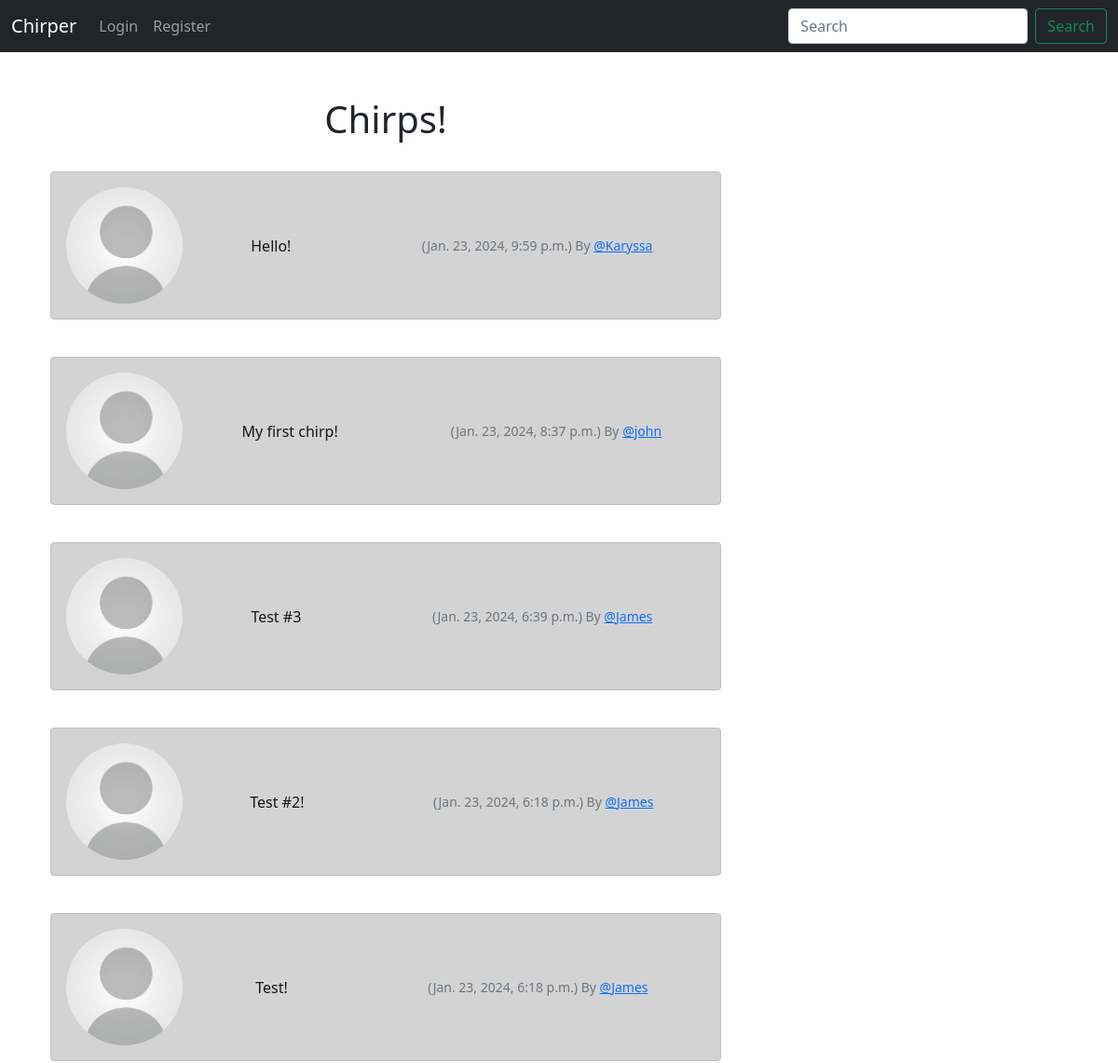
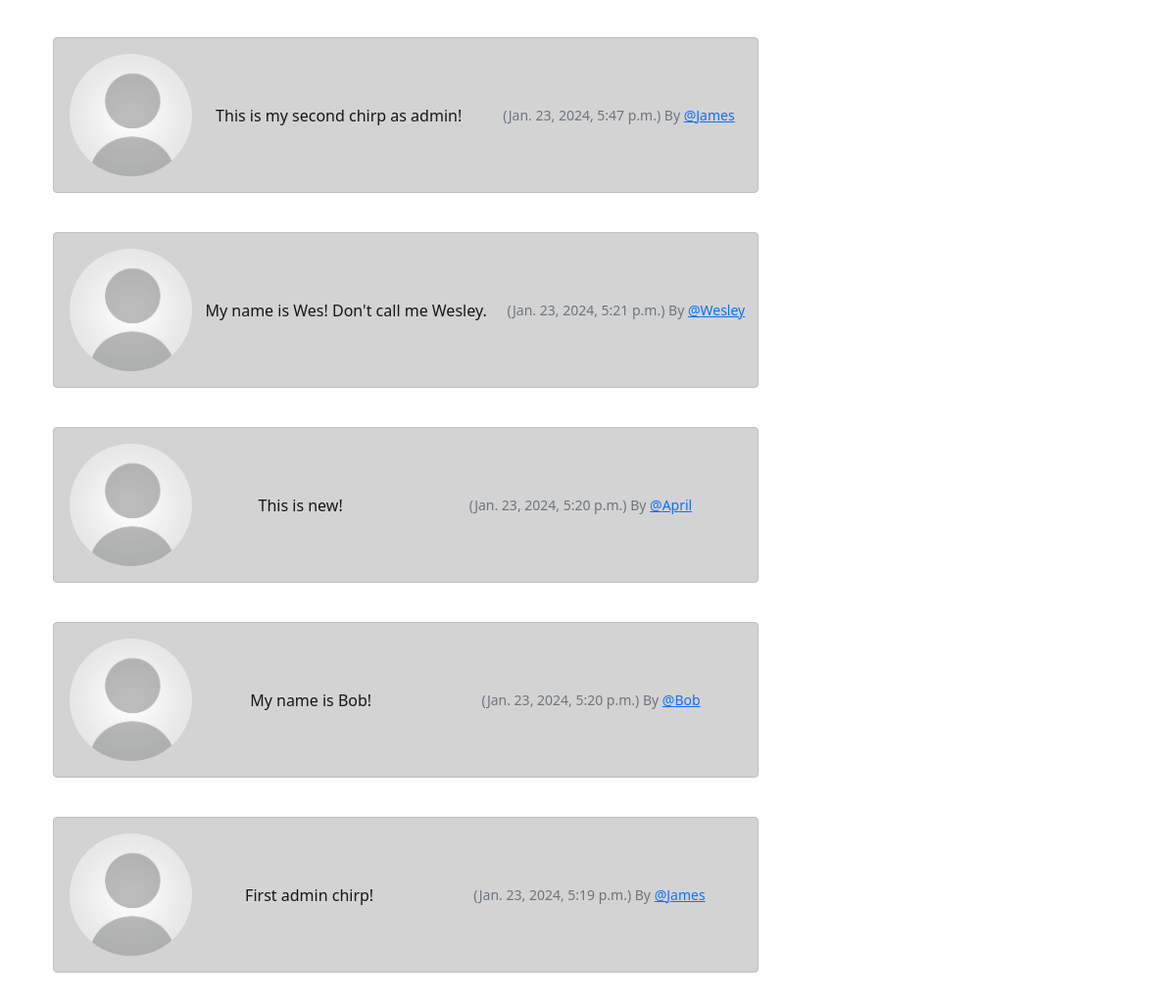
The app's page /, older data (2 pictures, top to bottom).
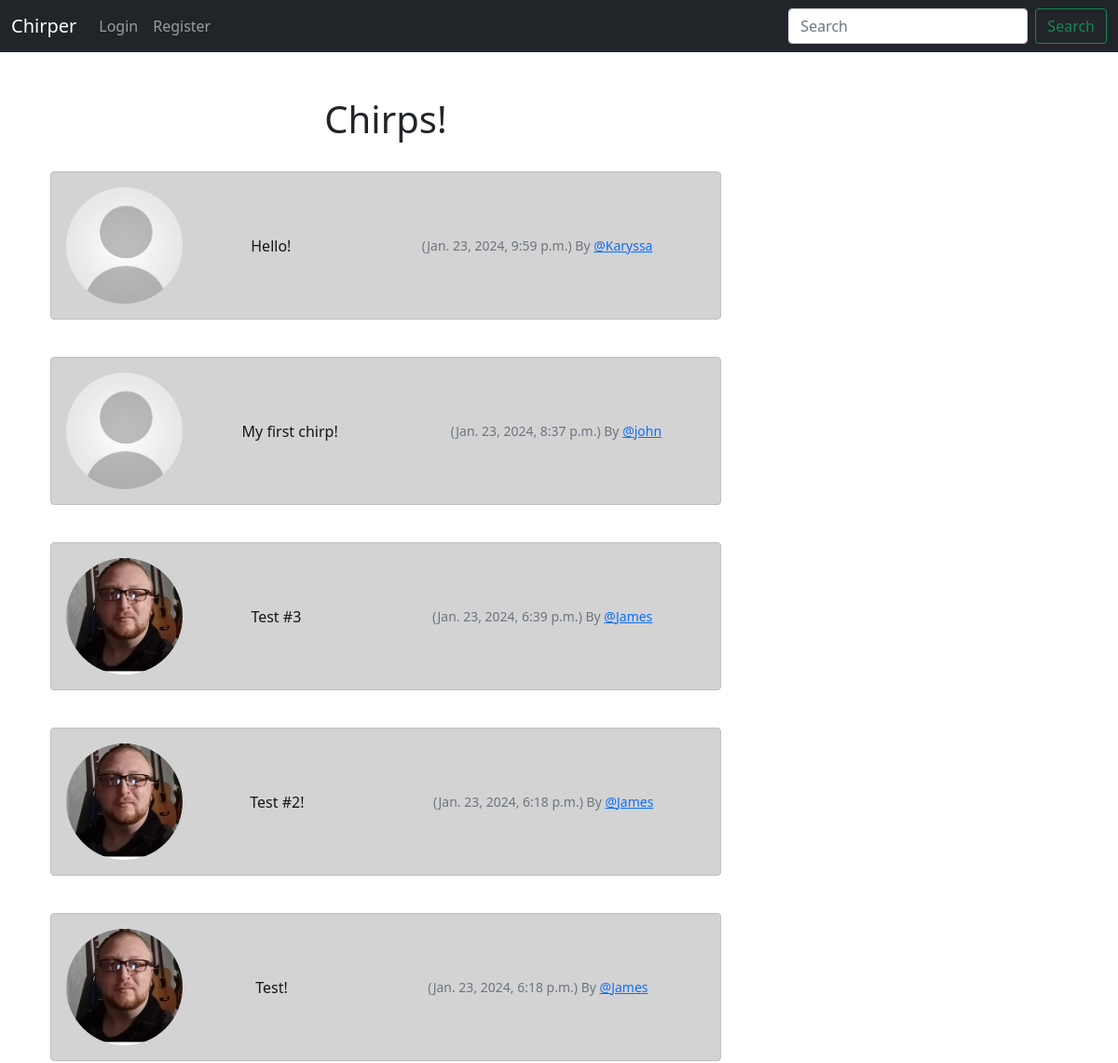
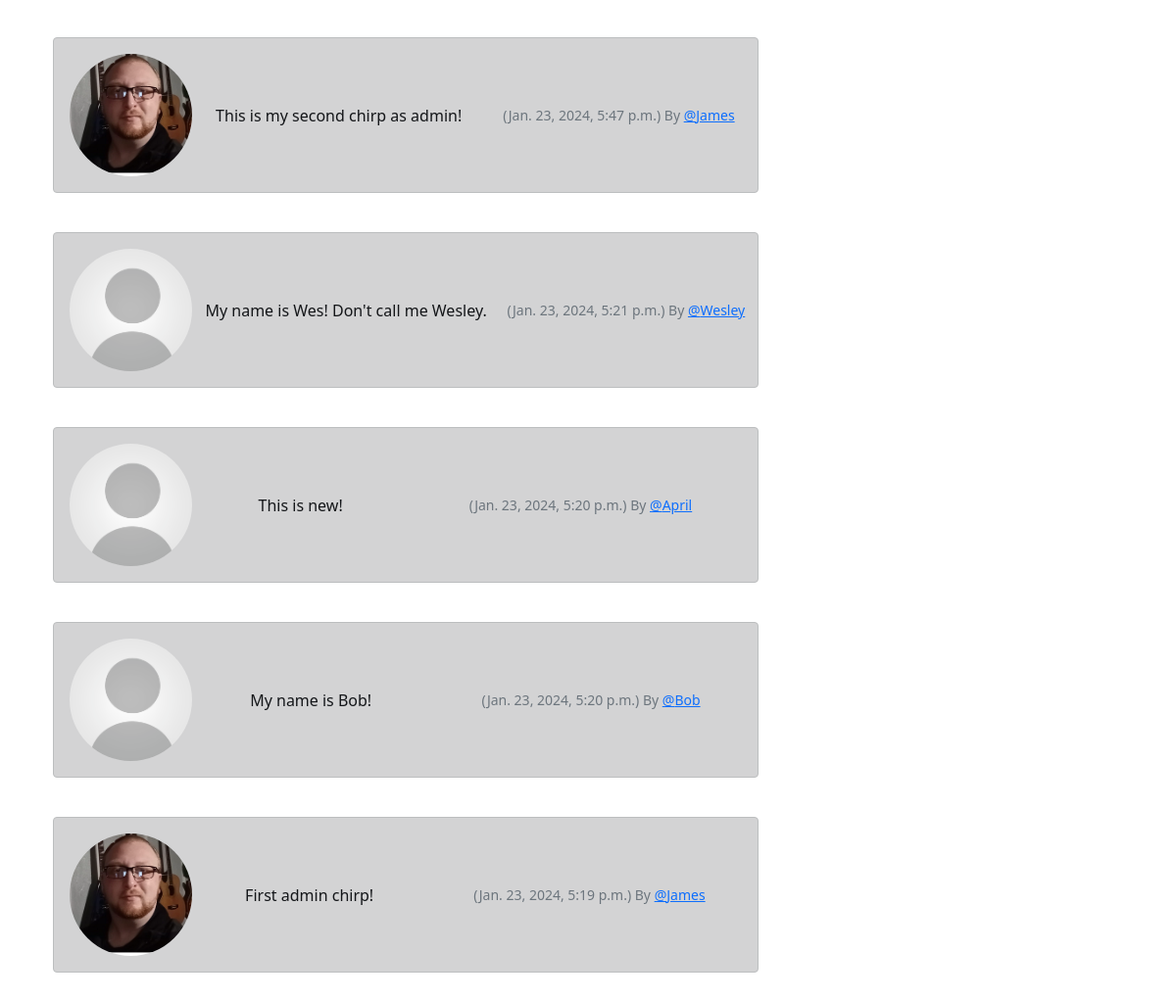
The same page, newer data (2 pictures, top to bottom).
### Chirper/models.py (models this page shows, shortened)
class Chirp(models.Model):
    user = models.ForeignKey(
        User, related_name="chirps",
        on_delete = models.DO_NOTHING
    )
    body = models.CharField(max_length=200)
    created_at = models.DateTimeField(auto_now_add=True)

class Profile(models.Model):
    user = models.OneToOneField(User, on_delete=models.CASCADE)
    follows = models.ManyToManyField("self", related_name="followed_by", symmetrical=False, blank=True)
    date_modified = models.DateTimeField(User, auto_now=True)
    profile_image = models.ImageField(null=True, blank=True, upload_to="images/")

### Chirper/views.py (the view)
# urls.py: path('', views.home, name="home"),
def home(request):
    if request.user.is_authenticated:
        form = ChirpForm(request.POST or None)
        if request.method == "POST":
            if form.is_valid():
                chirp = form.save(commit=False)
                chirp.user = request.user
                chirp.save()
                messages.success(request, ("Your chirp has been posted!"))
                return redirect('home')
        chirps = Chirp.objects.all().order_by("-created_at")
        return render(request, 'home.html', { "chirps":chirps, "form":form })
    else:
        chirps = Chirp.objects.all().order_by("-created_at")
        return render(request, 'home.html', { "chirps":chirps })

### Chirper/templates/home.html (shortened to what this page needs)
{% extends 'base.html' %}
{% load static %}
{% block content %}
    <div class="container text-center">
        <div class="row">
            <div class="col-8">
                <br><h1>Chirps!</h1><br>
                {% for chirp in chirps %}
                    <div class="alert alert-dark" role="alert" style="display:flex; align-items:center;">
                        <div class="col-md-2">
                            {% if chirp.user.profile.profile_image %}
                                <img src="{{ chirp.user.profile.profile_image.url }}" width="125" height="125" class="image-fluid rounded-circle" alt="{{ chirp.user.profile.user.username }}"/>
                            {% else %}
                                <img src="{% static 'images/generic-user-icon-12.jpg' %}" width="125" height="125" class="image-fluid rounded-circle" alt="{{ chirp.user.profile.user.username }}">
                            {% endif %}
                        </div>
                        <div class="col-md-10" style="display:flex; align-items:center;justify-content:space-around; margin: 2%">
                            {{ chirp.body }}
                            <small class="text-muted">({{ chirp.created_at }}) By <a href="{% url 'profile' chirp.user.id %}">@{{ chirp.user.username }}</a></small>
                        </div>
                    </div>
                    <br>
                {% endfor %}
            </div>
            <div class="col-4"><br><br><br><br>
            </div>
        </div>
    </div>
{% endblock %}

Row changes from the older to the newer data that the page shows:
changed through a linked row, Chirp "Test #3": user.profile.profile_image: picture added; profile_image: picture removed
changed through a linked row, Chirp "Test #2!": user.profile.profile_image: picture added; profile_image: picture removed
changed through a linked row, Chirp "Test!": user.profile.profile_image: picture added; profile_image: picture removed
changed through a linked row, Chirp "This is my second chirp as admin!": user.profile.profile_image: picture added; profile_image: picture removed
changed through a linked row, Chirp "First admin chirp!": user.profile.profile_image: picture added; profile_image: picture removed
